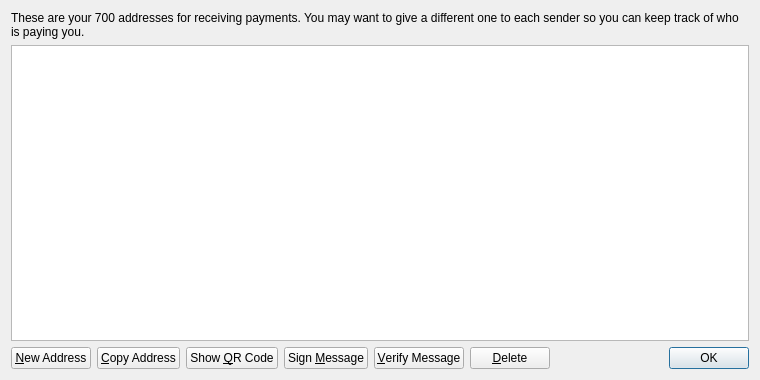
<?xml version="1.0" encoding="UTF-8"?>
<ui version="4.0">
 <class>AddressBookPage</class>
 <widget class="QWidget" name="AddressBookPage">
  <property name="geometry">
   <rect>
    <x>0</x>
    <y>0</y>
    <width>760</width>
    <height>380</height>
   </rect>
  </property>
  <property name="windowTitle">
   <string>Address Book</string>
  </property>
  <layout class="QVBoxLayout" name="verticalLayout">
   <item>
    <widget class="QLabel" name="labelExplanation">
     <property name="text">
      <string>These are your 700 addresses for receiving payments. You may want to give a different one to each sender so you can keep track of who is paying you.</string>
     </property>
     <property name="textFormat">
      <enum>Qt::PlainText</enum>
     </property>
     <property name="wordWrap">
      <bool>true</bool>
     </property>
    </widget>
   </item>
   <item>
    <widget class="QTableView" name="tableView">
     <property name="contextMenuPolicy">
      <enum>Qt::CustomContextMenu</enum>
     </property>
     <property name="toolTip">
      <string>Double-click to edit address or label</string>
     </property>
     <property name="tabKeyNavigation">
      <bool>false</bool>
     </property>
     <property name="alternatingRowColors">
      <bool>true</bool>
     </property>
     <property name="selectionMode">
      <enum>QAbstractItemView::SingleSelection</enum>
     </property>
     <property name="selectionBehavior">
      <enum>QAbstractItemView::SelectRows</enum>
     </property>
     <property name="sortingEnabled">
      <bool>true</bool>
     </property>
     <attribute name="verticalHeaderVisible">
      <bool>false</bool>
     </attribute>
    </widget>
   </item>
   <item>
    <layout class="QHBoxLayout" name="horizontalLayout">
     <item>
      <widget class="QPushButton" name="newAddressButton">
       <property name="toolTip">
        <string>Create a new address</string>
       </property>
       <property name="text">
        <string>&amp;New Address</string>
       </property>
       <property name="icon">
        <iconset resource="../bitcoin.qrc">
         <normaloff>:/icons/add</normaloff>:/icons/add</iconset>
       </property>
      </widget>
     </item>
     <item>
      <widget class="QPushButton" name="copyToClipboard">
       <property name="toolTip">
        <string>Copy the currently selected address to the system clipboard</string>
       </property>
       <property name="text">
        <string>&amp;Copy Address</string>
       </property>
       <property name="icon">
        <iconset resource="../bitcoin.qrc">
         <normaloff>:/icons/editcopy</normaloff>:/icons/editcopy</iconset>
       </property>
      </widget>
     </item>
     <item>
      <widget class="QPushButton" name="showQRCode">
       <property name="text">
        <string>Show &amp;QR Code</string>
       </property>
       <property name="icon">
        <iconset resource="../bitcoin.qrc">
         <normaloff>:/icons/qrcode</normaloff>:/icons/qrcode</iconset>
       </property>
      </widget>
     </item>
     <item>
      <widget class="QPushButton" name="signMessage">
       <property name="toolTip">
        <string>Sign a message to prove you own a 700 address</string>
       </property>
       <property name="text">
        <string>Sign &amp;Message</string>
       </property>
       <property name="icon">
        <iconset resource="../bitcoin.qrc">
         <normaloff>:/icons/edit</normaloff>:/icons/edit</iconset>
       </property>
      </widget>
     </item>
     <item>
      <widget class="QPushButton" name="verifyMessage">
       <property name="toolTip">
        <string>Verify a message to ensure it was signed with a specified 700 address</string>
       </property>
       <property name="text">
        <string>&amp;Verify Message</string>
       </property>
       <property name="icon">
        <iconset resource="../bitcoin.qrc">
         <normaloff>:/icons/transaction_0</normaloff>:/icons/transaction_0</iconset>
       </property>
      </widget>
     </item>
     <item>
      <widget class="QPushButton" name="deleteButton">
       <property name="toolTip">
        <string>Delete the currently selected address from the list</string>
       </property>
       <property name="text">
        <string>&amp;Delete</string>
       </property>
       <property name="icon">
        <iconset resource="../bitcoin.qrc">
         <normaloff>:/icons/remove</normaloff>:/icons/remove</iconset>
       </property>
      </widget>
     </item>
     <item>
      <spacer name="horizontalSpacer">
       <property name="orientation">
        <enum>Qt::Horizontal</enum>
       </property>
       <property name="sizeHint" stdset="0">
        <size>
         <width>40</width>
         <height>20</height>
        </size>
       </property>
      </spacer>
     </item>
     <item>
      <widget class="QDialogButtonBox" name="buttonBox">
       <property name="sizePolicy">
        <sizepolicy hsizetype="Maximum" vsizetype="Fixed">
         <horstretch>0</horstretch>
         <verstretch>0</verstretch>
        </sizepolicy>
       </property>
       <property name="standardButtons">
        <set>QDialogButtonBox::Ok</set>
       </property>
      </widget>
     </item>
    </layout>
   </item>
  </layout>
 </widget>
 <resources>
  <include location="../bitcoin.qrc"/>
 </resources>
 <connections/>
</ui>
